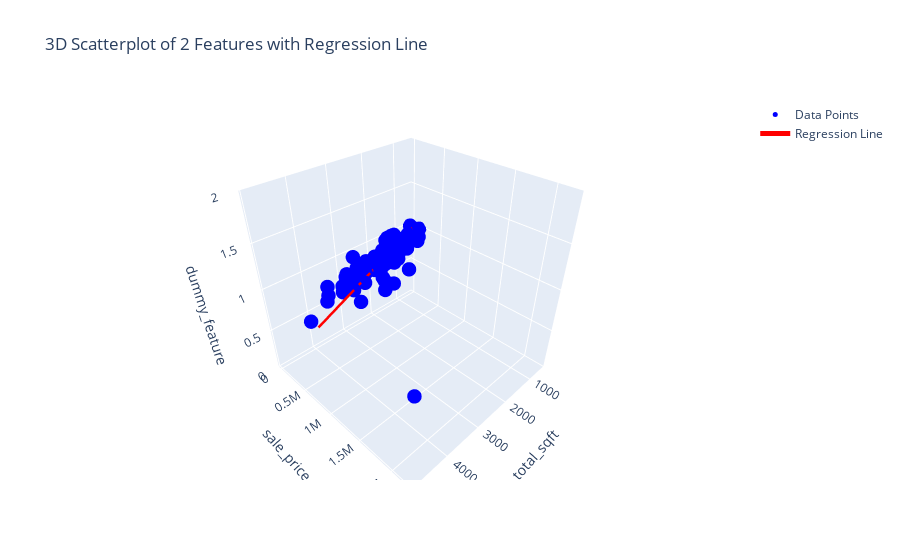

The cell this chart's notebook holds for it:
### Markdown cell above
### For tutor to demo only ###

### Code cell
## Visualize only 2 features
df_cod_sample['dummy_feature'] = 1
col_cod_X = 'total_sqft'
col_cod_y = col_y
col_cod_z = 'dummy_feature'

import plotly.express as px
import plotly.graph_objects as go
from sklearn.linear_model import LinearRegression

# fig = px.scatter_3d(df_cod_sample, 
#                     x=col_cod_X, 
#                     y=col_cod_y, 
#                     z=col_cod_z,
#                     size=col_cod_z)
# fig.show()



# Fit linear regression with ONE feature (total_sqft)
X = df_cod_sample[[col_cod_X]]
y = df_cod_sample[col_cod_y]
model = LinearRegression().fit(X, y)

# Generate predictions
x_range = np.linspace(df_cod_sample[col_cod_X].min(), df_cod_sample[col_cod_X].max(), 100)
y_pred = model.predict(x_range.reshape(-1, 1))

# Scatter points in 3D
scatter = go.Scatter3d(
    x=df_cod_sample[col_cod_X],
    y=df_cod_sample[col_cod_y],
    z=df_cod_sample[col_cod_z],
    mode='markers',
    marker=dict(size=5, color='blue'),
    name='Data Points'
)

# Regression line in 3D (flat along Z)
line = go.Scatter3d(
    x=x_range,
    y=y_pred,
    z=[1]*len(x_range),  # constant Z
    mode='lines',
    line=dict(color='red', width=5),
    name='Regression Line'
)

# Combine
fig = go.Figure(data=[scatter, line])
fig.update_layout(
    scene=dict(
        xaxis_title=col_cod_X,
        yaxis_title=col_cod_y,
        zaxis_title=col_cod_z
    ),
    title='3D Scatterplot of 2 Features with Regression Line'
)
fig.show()
